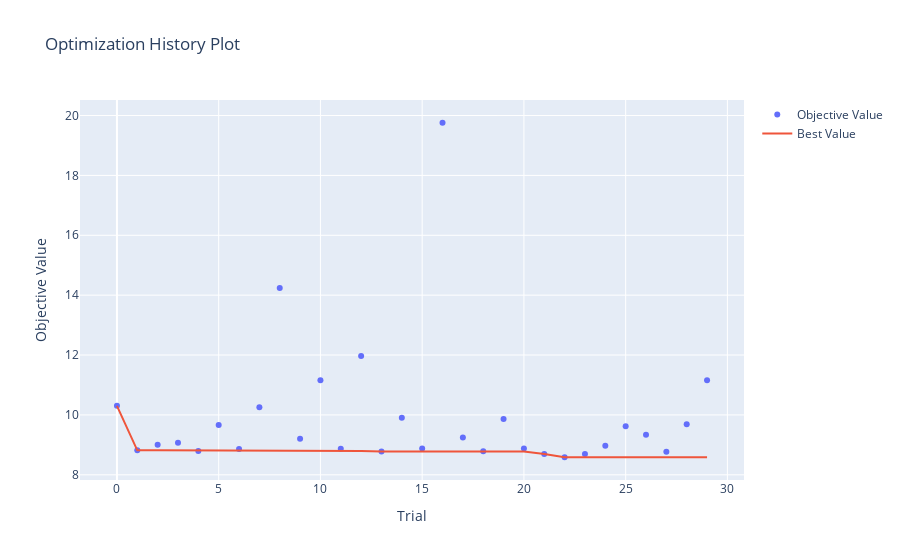
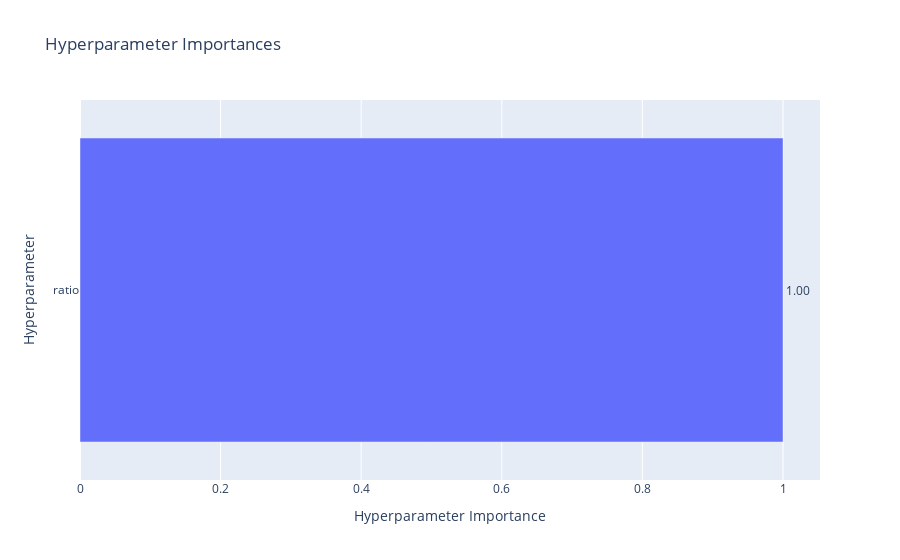
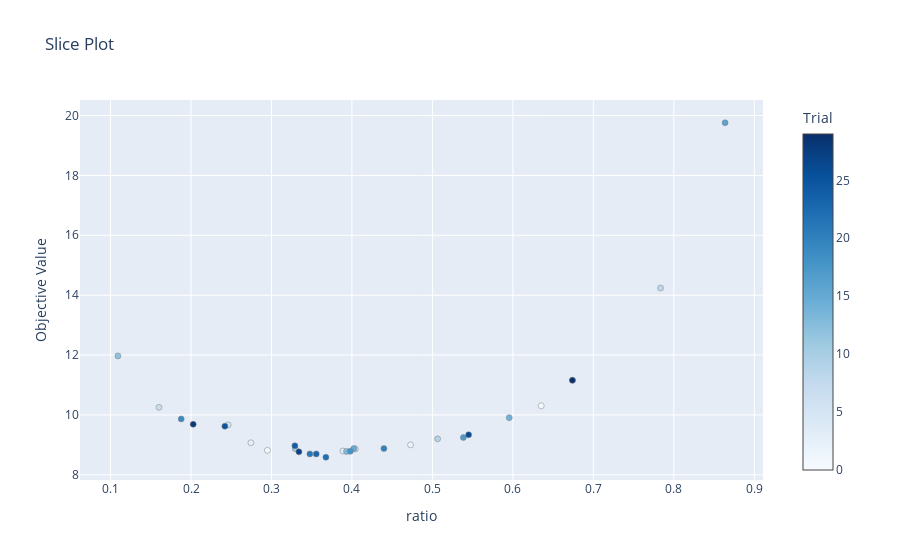

Notebook source saved alongside these figures, in order:
### Markdown cell above
# Visualize Optuna's Process

### Code cell
fig = plot_optimization_history(study)
fig.show()
plot_param_importances(study).show()
plot_slice(study).show()
plot_contour(study).show()

### Figure 1 — Plotly figure (JSON) as saved in the notebook; plotly's stock layout.template omitted (floating-point values rounded to 4 significant figures)
{"data": [{"mode": "markers", "name": "Objective Value", "type": "scatter", "x": [0, 1, 2, 3, 4, 5, 6, 7, 8, 9, 10, 11, 12, 13, 14, 15, 16, 17, 18, 19, 20, 21, 22, 23, 24, 25, 26, 27, 28, 29], "y": [10.3, 8.817, 9.001, 9.069, 8.794, 9.667, 8.863, 10.25, 14.24, 9.201, 11.16, 8.871, 11.97, 8.778, 9.909, 8.875, 19.76, 9.245, 8.786, 9.865, 8.876, 8.698, 8.586, 8.698, 8.969, 9.622, 9.337, 8.766, 9.687, 11.16]}, {"mode": "lines", "name": "Best Value", "type": "scatter", "x": [0, 1, 2, 3, 4, 5, 6, 7, 8, 9, 10, 11, 12, 13, 14, 15, 16, 17, 18, 19, 20, 21, 22, 23, 24, 25, 26, 27, 28, 29], "y": [10.3, 8.817, 8.817, 8.817, 8.794, 8.794, 8.794, 8.794, 8.794, 8.794, 8.794, 8.794, 8.794, 8.778, 8.778, 8.778, 8.778, 8.778, 8.778, 8.778, 8.778, 8.698, 8.586, 8.586, 8.586, 8.586, 8.586, 8.586, 8.586, 8.586]}, {"marker": {"color": "#cccccc"}, "mode": "markers", "name": "Infeasible Trial", "showlegend": false, "type": "scatter", "x": [], "y": []}], "layout": {"title": {"text": "Optimization History Plot"}, "xaxis": {"title": {"text": "Trial"}}, "yaxis": {"title": {"text": "Objective Value"}}}}

### Figure 2 — Plotly figure (JSON) as saved in the notebook; plotly's stock layout.template omitted (floating-point values rounded to 4 significant figures)
{"data": [{"cliponaxis": false, "hovertemplate": ["ratio (FloatDistribution): 1.0<extra></extra>"], "name": "Objective Value", "orientation": "h", "text": ["1.00"], "textposition": "outside", "type": "bar", "x": [1], "y": ["ratio"]}], "layout": {"title": {"text": "Hyperparameter Importances"}, "xaxis": {"title": {"text": "Hyperparameter Importance"}}, "yaxis": {"title": {"text": "Hyperparameter"}}}}

### Figure 3 — Plotly figure (JSON) as saved in the notebook; plotly's stock layout.template omitted (floating-point values rounded to 4 significant figures)
{"data": [{"marker": {"color": [0, 1, 2, 3, 4, 5, 6, 7, 8, 9, 10, 11, 12, 13, 14, 15, 16, 17, 18, 19, 20, 21, 22, 23, 24, 25, 26, 27, 28, 29], "colorbar": {"title": {"text": "Trial"}, "x": 1, "xpad": 40}, "colorscale": [[0, "rgb(247,251,255)"], [0.125, "rgb(222,235,247)"], [0.25, "rgb(198,219,239)"], [0.375, "rgb(158,202,225)"], [0.5, "rgb(107,174,214)"], [0.625, "rgb(66,146,198)"], [0.75, "rgb(33,113,181)"], [0.875, "rgb(8,81,156)"], [1, "rgb(8,48,107)"]], "line": {"color": "Grey", "width": 0.5}}, "mode": "markers", "name": "Feasible Trial", "showlegend": false, "type": "scatter", "x": [0.6352, 0.295, 0.4729, 0.2745, 0.3887, 0.2462, 0.4042, 0.1602, 0.7835, 0.5065, 0.6741, 0.3296, 0.1092, 0.3933, 0.5955, 0.4023, 0.8637, 0.5384, 0.398, 0.1878, 0.4397, 0.3477, 0.3676, 0.3556, 0.3291, 0.2421, 0.545, 0.3341, 0.2027, 0.6739], "y": [10.3, 8.817, 9.001, 9.069, 8.794, 9.667, 8.863, 10.25, 14.24, 9.201, 11.16, 8.871, 11.97, 8.778, 9.909, 8.875, 19.76, 9.245, 8.786, 9.865, 8.876, 8.698, 8.586, 8.698, 8.969, 9.622, 9.337, 8.766, 9.687, 11.16]}], "layout": {"title": {"text": "Slice Plot"}, "xaxis": {"title": {"text": "ratio"}}, "yaxis": {"title": {"text": "Objective Value"}}}}
